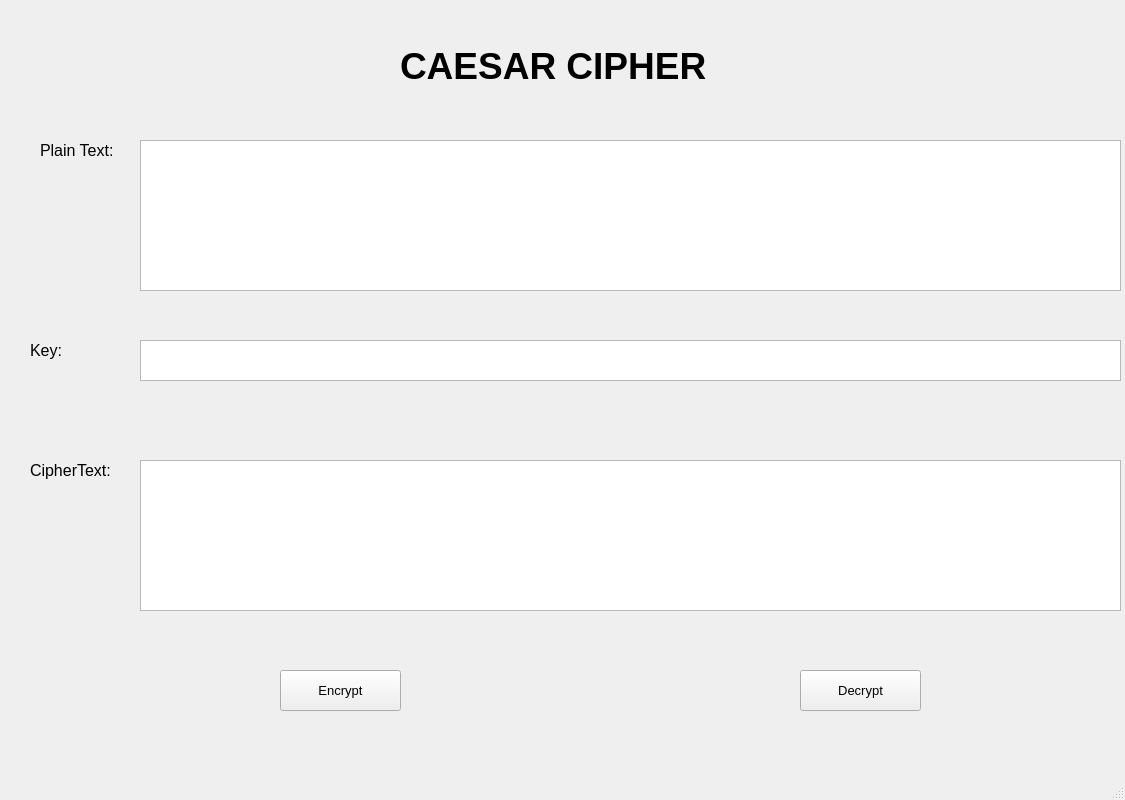
<?xml version="1.0" encoding="UTF-8"?>
<ui version="4.0">
 <class>MainWindow</class>
 <widget class="QMainWindow" name="MainWindow">
  <property name="geometry">
   <rect>
    <x>0</x>
    <y>0</y>
    <width>1125</width>
    <height>800</height>
   </rect>
  </property>
  <property name="windowTitle">
   <string>MainWindow</string>
  </property>
  <widget class="QWidget" name="centralwidget">
   <widget class="QLabel" name="label">
    <property name="geometry">
     <rect>
      <x>400</x>
      <y>10</y>
      <width>391</width>
      <height>111</height>
     </rect>
    </property>
    <property name="minimumSize">
     <size>
      <width>0</width>
      <height>111</height>
     </size>
    </property>
    <property name="font">
     <font>
      <pointsize>28</pointsize>
      <weight>75</weight>
      <bold>true</bold>
     </font>
    </property>
    <property name="text">
     <string>CAESAR CIPHER</string>
    </property>
   </widget>
   <widget class="QLabel" name="label_2">
    <property name="geometry">
     <rect>
      <x>40</x>
      <y>130</y>
      <width>101</width>
      <height>41</height>
     </rect>
    </property>
    <property name="font">
     <font>
      <pointsize>12</pointsize>
     </font>
    </property>
    <property name="text">
     <string>Plain Text:</string>
    </property>
   </widget>
   <widget class="QLabel" name="label_3">
    <property name="geometry">
     <rect>
      <x>30</x>
      <y>330</y>
      <width>101</width>
      <height>41</height>
     </rect>
    </property>
    <property name="font">
     <font>
      <pointsize>12</pointsize>
     </font>
    </property>
    <property name="text">
     <string>Key:</string>
    </property>
   </widget>
   <widget class="QLabel" name="label_4">
    <property name="geometry">
     <rect>
      <x>30</x>
      <y>450</y>
      <width>101</width>
      <height>41</height>
     </rect>
    </property>
    <property name="font">
     <font>
      <pointsize>12</pointsize>
     </font>
    </property>
    <property name="text">
     <string>CipherText:</string>
    </property>
   </widget>
   <widget class="QPushButton" name="btEncrypt">
    <property name="geometry">
     <rect>
      <x>280</x>
      <y>670</y>
      <width>121</width>
      <height>41</height>
     </rect>
    </property>
    <property name="font">
     <font>
      <pointsize>10</pointsize>
     </font>
    </property>
    <property name="text">
     <string>Encrypt</string>
    </property>
   </widget>
   <widget class="QPushButton" name="btnDecrypt">
    <property name="geometry">
     <rect>
      <x>800</x>
      <y>670</y>
      <width>121</width>
      <height>41</height>
     </rect>
    </property>
    <property name="font">
     <font>
      <pointsize>10</pointsize>
     </font>
    </property>
    <property name="text">
     <string>Decrypt</string>
    </property>
   </widget>
   <widget class="QTextEdit" name="txtPlaintext">
    <property name="geometry">
     <rect>
      <x>140</x>
      <y>140</y>
      <width>981</width>
      <height>151</height>
     </rect>
    </property>
   </widget>
   <widget class="QTextEdit" name="txtKey">
    <property name="geometry">
     <rect>
      <x>140</x>
      <y>340</y>
      <width>981</width>
      <height>41</height>
     </rect>
    </property>
   </widget>
   <widget class="QTextEdit" name="txtCipherText">
    <property name="geometry">
     <rect>
      <x>140</x>
      <y>460</y>
      <width>981</width>
      <height>151</height>
     </rect>
    </property>
   </widget>
  </widget>
  <widget class="QMenuBar" name="menubar">
   <property name="geometry">
    <rect>
     <x>0</x>
     <y>0</y>
     <width>1125</width>
     <height>26</height>
    </rect>
   </property>
  </widget>
  <widget class="QStatusBar" name="statusbar"/>
 </widget>
 <resources/>
 <connections/>
</ui>
